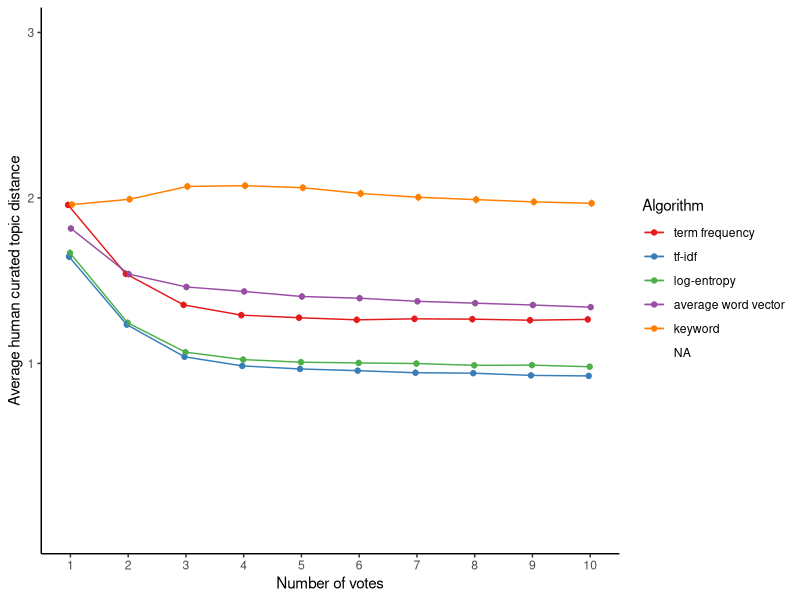

Write the R code that produced this figure.
library(ggplot2)
library(reshape2)
library(ggthemes)
library(scales)
library(grid)
library(plyr)

plot_theme <- theme_classic() +
  theme(text = element_text(size = 20),
        axis.title.x = element_text(vjust = -1, face = 'bold'),
        axis.title.y = element_text(vjust = 2, face = 'bold'),
        plot.margin =  (unit(c(2, 2, 2, 2), "cm")),
        legend.position = c(1, 0), legend.justification = c(1, 0))


mean_point <- stat_summary(fun.y = 'mean', geom = 'point', position = position_dodge(width = 0.1))
mean_line <- stat_summary(fun.y = 'mean', geom = 'line', position = position_dodge(width = 0.1))
se_error <- stat_summary(fun.data = 'mean_se', geom = 'errorbar', width = 0.05, position = position_dodge(width = 0.1))

experiments <- melt(read.csv('data//multiple_votes.csv'),
                   id.vars = c('poster_number', 'number_recommend'))

experiments$variable <- revalue(experiments$variable,
                                c("avg_node_distance"="tf-idf",
                                "avg_node_distance_kw"="keyword",
                                "avg_node_distance_wv"="average word vector",
                                "avg_node_distance_cv"="term frequency",
                                "avg_node_distance_le"="log-entropy",
                                "avg_random"="random"))

experiments$variable <- factor(experiments$variable,
                               c('term frequency', 'tf-idf', 'log-entropy',
                                 'average word vector', 'keyword'))


pdf('figures/performance_vs_votes.pdf', width=6, height=3)
ggplot(experiments,
       aes(x = number_recommend, y = value, color = variable)) +
  mean_point +
  mean_line +
  se_error +
  theme_classic() +
  scale_y_continuous(breaks = c(1, 2, 3)) +
  scale_x_continuous(breaks = c(1, 2, 3, 4, 5, 6, 7, 8, 9, 10)) +
  coord_cartesian(ylim = c(0, 3)) +
  scale_color_brewer(palette = 6, type = 'qual', name = 'Algorithm') +
  ylab('Average human curated topic distance') +
  xlab('Number of votes')
dev.off()
